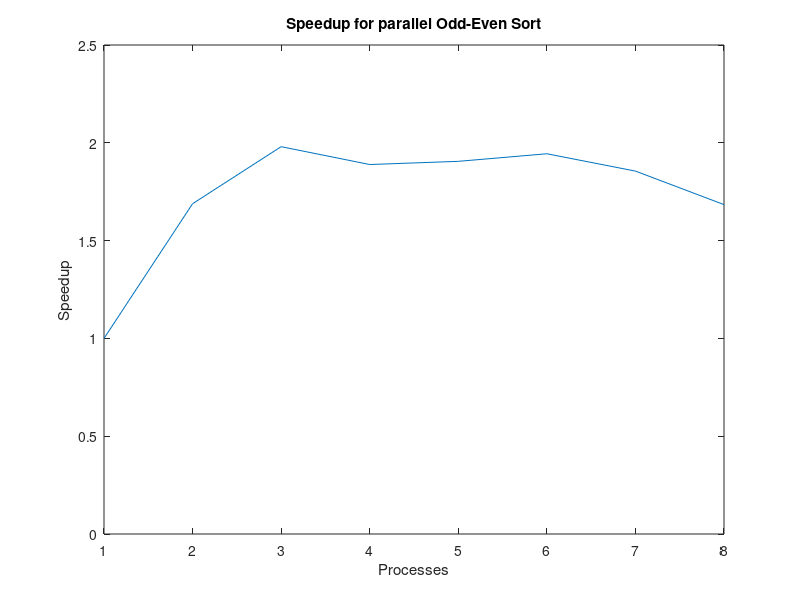

Recreate this plot in MATLAB.
A = load('data.txt');
x = linspace(1,8);
f = 0.4;
y = x./(1+(x-1)*f);

plot(A(:,1), A(1,2)./A(:,2));

axis([1 8 0 2.5])
title('Speedup for parallel Odd-Even Sort')
xlabel('Processes')
ylabel('Speedup')